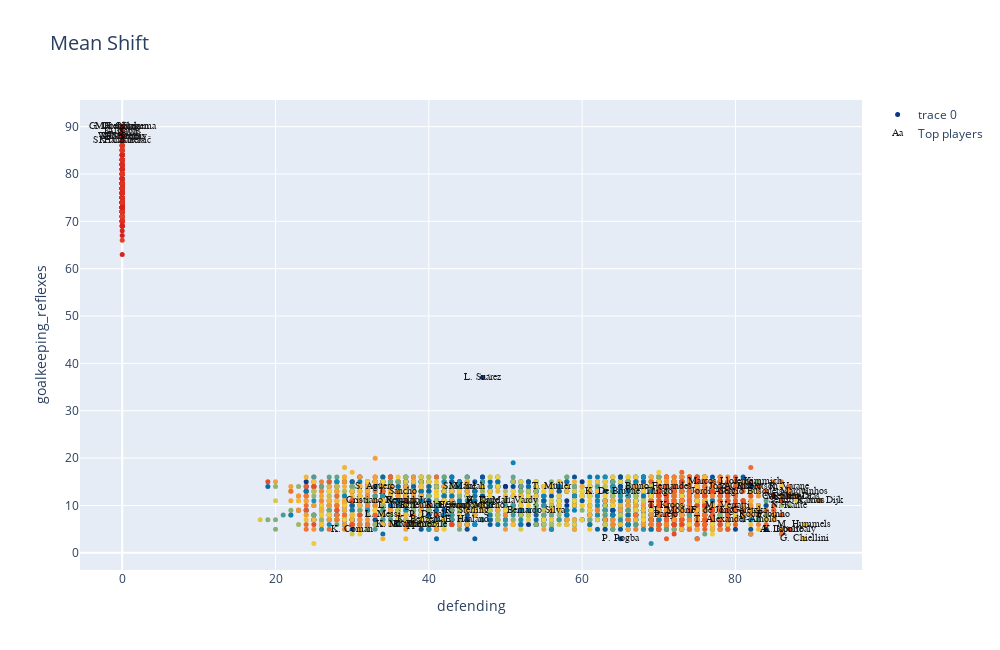

The notebook cell saved with this chart:
### Code cell
#En Colab
fig.show()

### Figure 1 — Plotly figure (JSON) as saved in the notebook; plotly's stock layout.template omitted (floating-point values rounded to 4 significant figures; data arrays with more than 128 entries replaced by an {"elided": "..."} marker saying what was removed)
{"data": [{"marker": {"color": {"elided": "4593 int values"}, "colorscale": [[0, "rgb(12,51,131)"], [0.25, "rgb(10,136,186)"], [0.5, "rgb(242,211,56)"], [0.75, "rgb(242,143,56)"], [1, "rgb(217,30,30)"]], "showscale": false, "size": 5}, "mode": "markers", "text": {"elided": "4593 str values"}, "type": "scatter", "x": {"elided": "4593 int values"}, "y": {"elided": "4593 int values"}}, {"mode": "text", "name": "Top players", "opacity": 0.9, "text": ["L. Messi", "R. Lewandowski", "Cristiano Ronaldo", "Neymar Jr", "K. De Bruyne", "J. Oblak", "K. Mbappé", "M. Neuer", "M. ter Stegen", "H. Kane", "N. Kanté", "K. Benzema", "T. Courtois", "H. Son", "Casemiro", "V. van Dijk", "S. Mané", "M. Salah", "Ederson", "J. Kimmich", "Alisson", "G. Donnarumma", "Sergio Ramos", "L. Suárez", "T. Kroos", "R. Lukaku", "K. Navas", "R. Sterling", "Bruno Fernandes", "E. Haaland", "S. Agüero", "H. Lloris", "L. Modrić", "Á. Di María", "W. Szczęsny", "T. Müller", "C. Immobile", "P. Pogba", "M. Verratti", "Marquinhos", "L. Goretzka", "P. Dybala", "A. Robertson", "F. de Jong", "T. Alexander-Arnold", "J. Sancho", "Rúben Dias", "G. Chiellini", "S. Handanovič", "M. Hummels", "Jordi Alba", "Thiago", "Sergio Busquets", "Parejo", "K. Casteels", "L. Insigne", "K. Koulibaly", "R. Varane", "R. Mahrez", "Gerard Moreno", "J. Vardy", "Fabinho", "João Cancelo", "A. Laporte", "K. Coman", "Bernardo Silva", "Marcos Llorente", "Rodri", "M. Škriniar"], "textfont": {"color": "black", "family": "sans serif", "size": 10}, "type": "scatter", "x": [34, 44, 34, 37, 64, 0, 36, 0, 0, 47, 87, 39, 0, 43, 86, 91, 44, 45, 0, 83, 0, 0, 88, 47, 71, 39, 0, 45, 70, 45, 33, 0, 72, 48, 0, 56, 39, 65, 79, 89, 81, 40, 82, 77, 80, 36, 88, 89, 0, 89, 77, 70, 82, 71, 0, 36, 87, 87, 38, 46, 52, 85, 80, 86, 30, 54, 78, 82, 87], "y": [8, 10, 11, 11, 13, 90, 6, 88, 90, 11, 10, 7, 88, 10, 12, 11, 14, 14, 88, 15, 89, 90, 11, 37, 10, 10, 89, 9, 14, 7, 14, 90, 9, 11, 88, 14, 6, 3, 10, 13, 9, 8, 14, 9, 7, 13, 12, 3, 87, 6, 13, 13, 13, 8, 87, 10, 5, 14, 6, 10, 11, 8, 14, 5, 5, 9, 15, 8, 12]}], "layout": {"autosize": false, "height": 650, "title": {"font": {"size": 20}, "text": "Mean Shift"}, "width": 1000, "xaxis": {"autorange": true, "range": [-5.507, 96.51], "title": {"text": "defending"}, "type": "linear"}, "yaxis": {"autorange": true, "range": [-3.622, 95.62], "title": {"text": "goalkeeping_reflexes"}, "type": "linear"}}}
